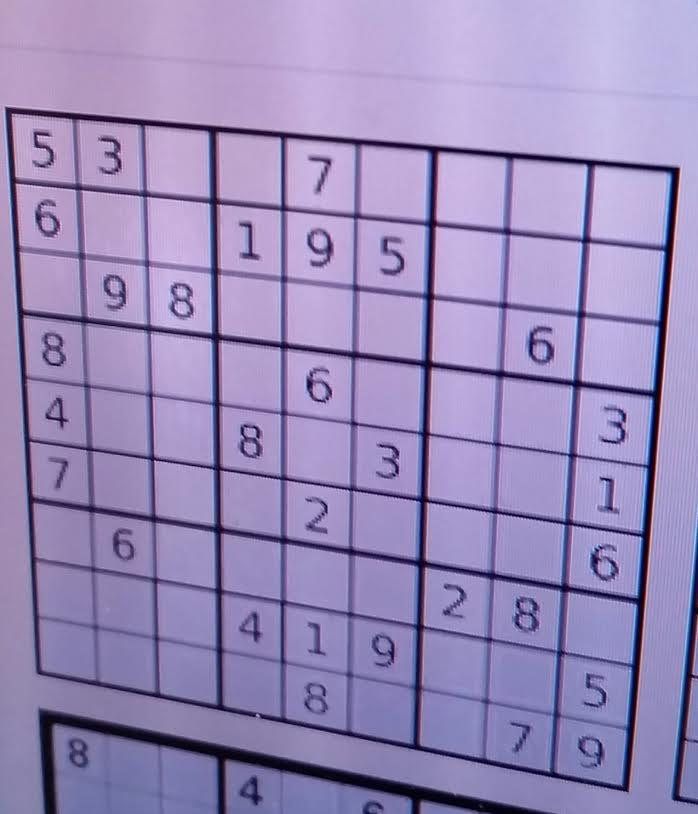
%> input picture test3.jpg, 698 x 814 px
$ octave testRun.m   (GNU Octave 9; MATLAB toolbox functions it lacks are replaced by stand-ins)
%> lines starting %> are read from the running program, lines starting %| are printed output that depends on the picture; in (x1, y1, x2, y2) boxes, pixels count from 0 and x2, y2 are one past the last pixel; in counts of white or black regions, pixels touching at a corner belong together; the program's own positions count from 1
%> further down, input is the input picture: size 814x698x3 uint8; mean R, G, B 152.3, 138, 185.2
### adaptiveThreshold.m
function [ output_img ] = adaptiveThreshold( input_img, thresh, filterSize)
%> called with thresh = 0.9, filterSize = 50
%UNTITLED Summary of this function goes here
%   Detailed explanation goes here

[~,d] = size(size(input_img));
%> d = 3
if d == 3
    grayImg = double(rgb2gray(input_img));
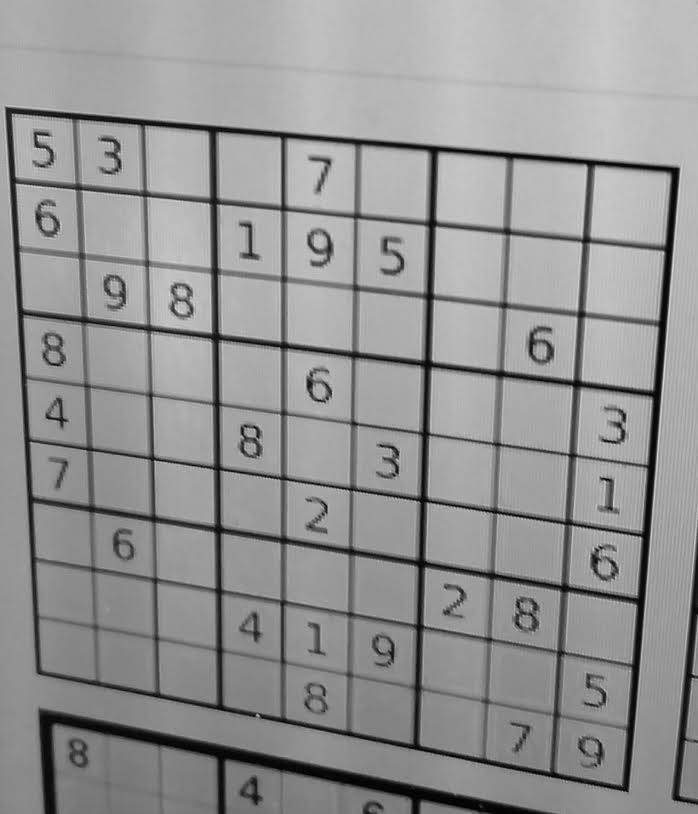
%> grayImg: size 814x698 double; min 1, max 221, mean 147.6
else
    grayImg = input_img;
end
theFilter = fspecial('average',filterSize);
averagedImg = double(filter2(theFilter, grayImg));
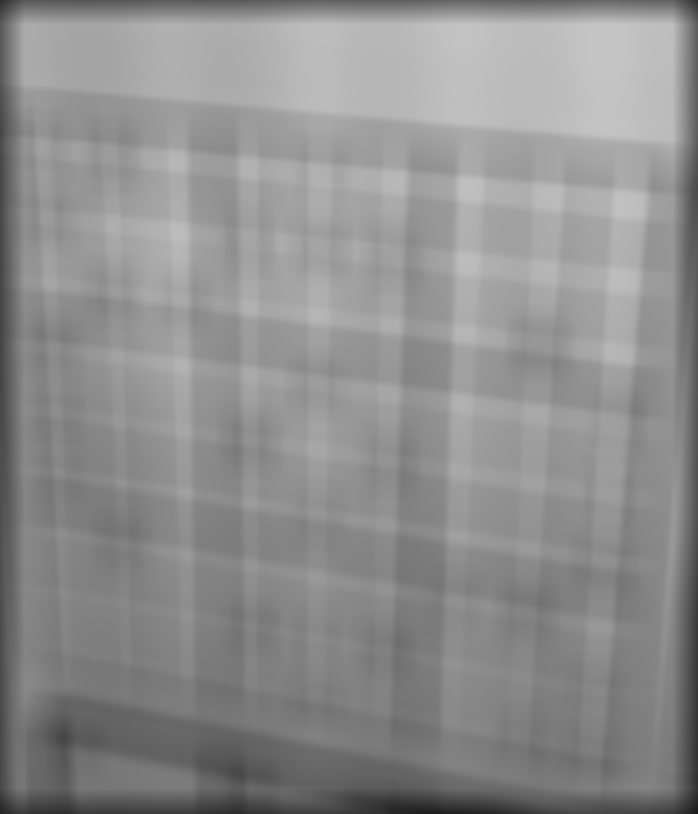
%> averagedImg: size 814x698 double; min 26.33, max 197.9, mean 142.7
output_img = grayImg < averagedImg*thresh;
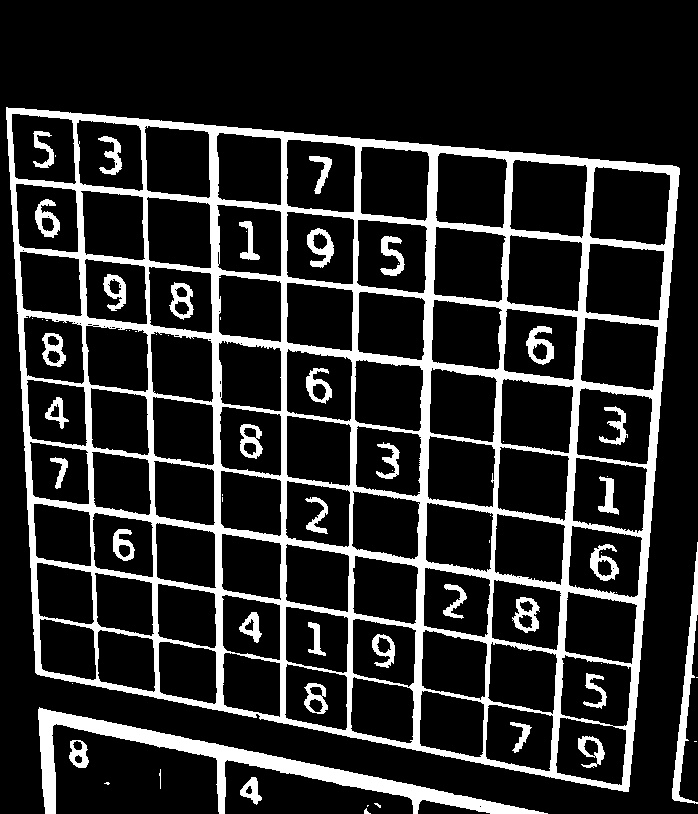
%> output_img: size 814x698 logical; 16.8% white; 65 white regions (28 under 20 px), largest, box (x1, y1, x2, y2) and area: (6, 107, 680, 792) 72943, (38, 707, 548, 814) 8421, (672, 542, 698, 804) 1693

end

### findBorder.m
function [ top, bottom, left, right ] = findBorder( x, y, range,maxY )
%FINDBORDER Summary of this function goes here
%   Detailed explanation goes here

    % Since there's a discontinuity at -90 degrees and 90 degrees, we have
    % to check both. Unfortunately, if we want the MAX at -90 degrees, we
    % want the MIN at 90 degrees.

    topFind = max([y(x < (-90 + range)),maxY-y(x > (90 - range))]);
    top = find(y == topFind);
    if numel(top) == 0
        top = find(y == maxY - topFind);
    end
    bottomFind = min([y(x < (-90 + range)),maxY-y(x > (90 - range))]);
    bottom = find(y == bottomFind);
    if numel(bottom) == 0
        bottom = find(y == maxY - bottomFind);
    end
    right = find(y==(max(y(abs(x) < range))));
    left = find(y==(min(y(abs(x) < range))));


end

### testRun.m
clear all;
input = imread('test3.jpg');
resizedInput = imresize(input, 1);
threshed = adaptiveThreshold(resizedInput,0.90, 50);

labeledImg = bwlabel(threshed);
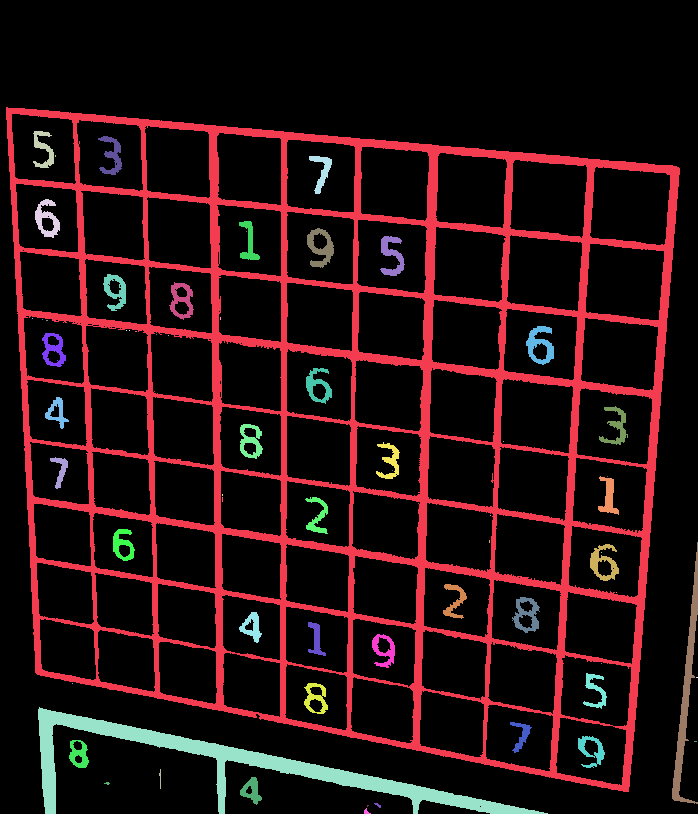
%> labeledImg: size 814x698 double; 66 distinct labels, from 0 to 65; one colour per label, 0 black

blobInfo = regionprops(threshed,'area');
%> blobInfo = 65 regions; largest, Area: 72943, 8421, 1693, 552, 543

allAreas = [blobInfo.Area];
%> allAreas = 65 values, max 72943 at index 1, min 1 at index 2, mean 1467.6
[sortedAreas, sortIndexes] = sort(allAreas,'descend');
%> sortedAreas = 65 values, max 72943 at index 1, min 1 at index 50, mean 1467.6; sortIndexes = 65 values, max 65 at index 49, min 1 at index 1, mean 33
%imshow(threshed);
hopefullyBoard = labeledImg == sortIndexes(1);
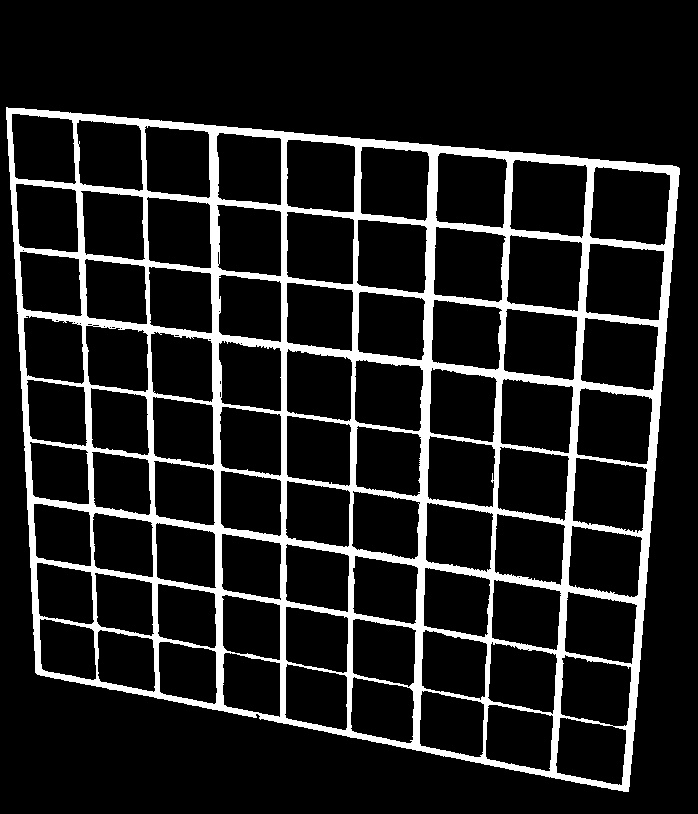
%> hopefullyBoard: size 814x698 logical; 12.8% white; 1 white region, box (x1, y1, x2, y2) and area: (6, 107, 680, 792) 72943

[H, theta, rho] = hough(hopefullyBoard);
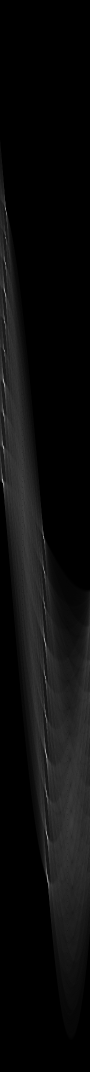
%> H: size 2143x180 double (shown at 1/2 size); min 0, max 678, mean 34; drawn with min black and max white
%> theta = 180 values from -90 to 89; rho = 2143 values from -1071 to 1071

% figure, imshow(imadjust(mat2gray(H)),[],'XData',theta,'YData',rho,...
%         'InitialMagnification','fit');
% xlabel('\theta (degrees)'), ylabel('\rho');
% axis on, axis normal, hold on;
% colormap(hot)

%There shouldn't be more than 20 lines in a sudoku board
peaks = houghpeaks(H,20);
%> peaks = 20 rows, first 12: [963 6; 893 7; 829 8; 763 8; 702 9; 643 10; 1761 96; 589 11; 527 11; 1674 95; 1504 92; 419 12]


x = theta(peaks(:,2));
%> x = 20 values, max 5 at index 7, min -85 at index 1, mean -40.45
y = rho(peaks(:,1));
%> y = 20 values, max 689 at index 7, min -653 at index 12, mean -30.25

[top,bottom,left,right] = findBorder(x,y,10);
%> the run ends on the next line

$ run again, with test1.jpg copied over test3.jpg
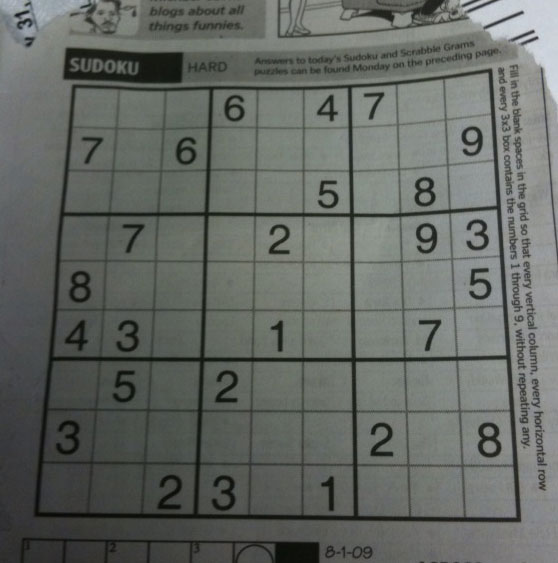
%> input picture test1.jpg, 558 x 563 px
%> input is the input picture: size 563x558x3 uint8; mean R, G, B 100, 104.1, 99.5
%> output_img: size 563x558 logical; 16.7% white; 194 white regions (94 under 20 px), largest, box (x1, y1, x2, y2) and area: (33, 68, 522, 523) 27965, (63, 47, 184, 83) 3025, (22, 537, 319, 563) 1995
%> `labeledImg = bwlabel(threshed);`:
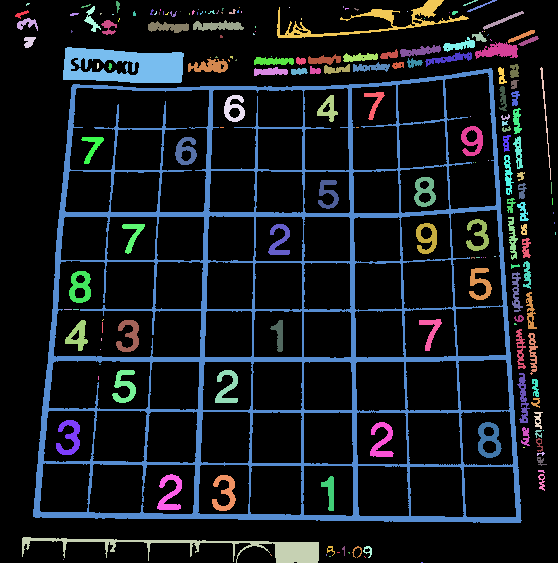
%> labeledImg: size 563x558 double; 195 distinct labels, from 0 to 194; one colour per label, 0 black
%> blobInfo = 194 regions; largest, Area: 27965, 3025, 1995, 1373, 478
%> allAreas = 194 values, max 27965 at index 6, min 1 at index 9, mean 270.5
%> sortedAreas = 194 values, max 27965 at index 1, min 1 at index 173, mean 270.5; sortIndexes = 194 values, max 194 at index 151, min 1 at index 86, mean 97.5
%> hopefullyBoard: size 563x558 logical; 8.9% white; 1 white region, box (x1, y1, x2, y2) and area: (33, 68, 522, 523) 27965
%> `[H, theta, rho] = hough(hopefullyBoard);`:
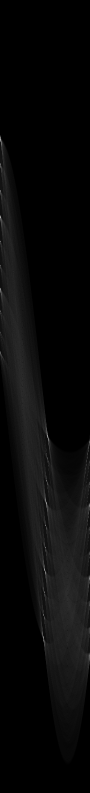
%> H: size 1585x180 double (shown at 1/2 size); min 0, max 489, mean 17.6; drawn with min black and max white
%> theta = 180 values from -90 to 89; rho = 1585 values from -792 to 792
%> peaks = 19 rows, first 12: [282 2; 434 1; 1276 87; 383 1; 874 96; 1140 90; 1006 93; 1096 91; 1185 89; 1231 88; 1051 92; 580 1]
%> x = 19 values, max 89 at index 19, min -90 at index 2, mean -32.89
%> y = 19 values, max 483 at index 3, min -511 at index 1, mean 10.68
